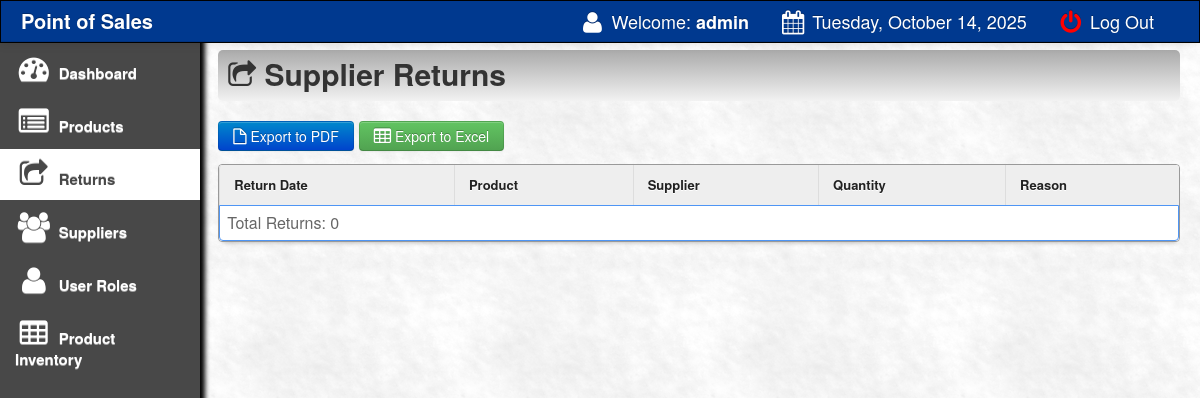
/main/returns.php (signed in), run on an earlier commit of the app's database.
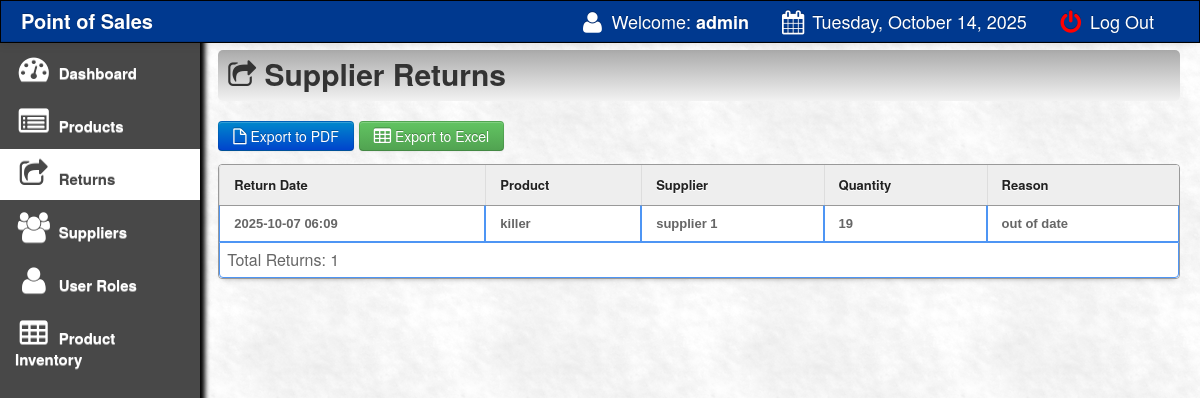
And on a later commit of the database.
### tables this page shows
CREATE TABLE `supplier_returns` (
  `return_id` int(11) NOT NULL,
  `product_id` int(11) NOT NULL,
  `supplier` varchar(100) NOT NULL,
  `quantity` int(10) NOT NULL,
  `reason` text NOT NULL,
  `return_date` timestamp NOT NULL DEFAULT current_timestamp()
);

CREATE TABLE `products` (
  `product_id` int(11) NOT NULL,
  `product_code` varchar(200) NOT NULL,
  `gen_name` varchar(200) NOT NULL,
  `product_name` varchar(200) NOT NULL,
  `cost` varchar(100) NOT NULL,
  `o_price` varchar(100) NOT NULL,
  `price` varchar(100) NOT NULL,
  `profit` varchar(100) NOT NULL,
  `supplier` varchar(100) NOT NULL,
  `onhand_qty` int(10) NOT NULL,
  `qty` int(10) NOT NULL,
  `qty_sold` int(10) NOT NULL,
  `expiry_date` varchar(500) NOT NULL,
  `date_arrival` timestamp NOT NULL DEFAULT current_timestamp()
);

### main/returns.php (the view, shortened to what this page needs)
<?php
include('../connect.php');
?>
<html>
<head>
    <link href="css/bootstrap.css" rel="stylesheet">
    <link rel="stylesheet" type="text/css" href="css/DT_bootstrap.css">
    <link rel="stylesheet" href="css/font-awesome.min.css">
    <link href="css/bootstrap-responsive.css" rel="stylesheet">
    <link href="../style.css" media="screen" rel="stylesheet" type="text/css" />
    <link rel="stylesheet" href="css/tcal.css" />
</head>
<body>
    <?php include('navfixed.php'); ?>
    <div class="container-fluid">
        <div class="row-fluid">
            <div class="span2">
                <div class="well sidebar-nav">
                    <ul class="nav nav-list">
                        <li><a href="index.php"><i class="icon-dashboard icon-2x"></i> Dashboard </a></li>
                        <li><a href="products.php"><i class="icon-list-alt icon-2x"></i> Products</a></li>
                        <li class="active"><a href="returns.php"><i class="icon-share icon-2x"></i> Returns</a></li>
                        <li><a href="supplier.php"><i class="icon-group icon-2x"></i> Suppliers</a></li>
                        <li><a href="user_roles.php"><i class="icon-user icon-2x"></i> User Roles</a></li>
                        <li><a href="sales_inventory.php"><i class="icon-table icon-2x"></i> Product Inventory</a></li>
                    </ul>
                </div>
            </div>
            <div class="span10">
                <div class="contentheader">
                    <i class="icon-share"></i> Supplier Returns
                </div>
                <br>
                <div style="margin-bottom: 10px;" class="row-fluid">
                    <a href="export_returns_pdf.php" class="btn btn-primary"><i class="icon-file icon-large"></i> Export to PDF</a>
                    <a href="export_returns_excel.php" class="btn btn-success"><i class="icon-table icon-large"></i> Export to Excel</a>
                </div>
                <table class="table table-bordered" id="resultTable" data-responsive="table">
                    <thead>
                        <tr>
                            <th>Return Date</th>
                            <th>Product</th>
                            <th>Supplier</th>
                            <th>Quantity</th>
                            <th>Reason</th>
                        </tr>
                    </thead>
                    <tbody>
                        <?php
                        $sql = "SELECT r.*, p.product_name
                               FROM supplier_returns r
                               JOIN products p ON r.product_id = p.product_id
                               ORDER BY r.return_date DESC";
                        $result = $db->prepare($sql);
                        $result->execute();
                        while ($row = $result->fetch()) {
                        ?>
                            <tr class="record">
                                <td><?php echo date('Y-m-d H:i', strtotime($row['return_date'])); ?></td>
                                <td><?php echo $row['product_name']; ?></td>
                                <td><?php echo $row['supplier']; ?></td>
                                <td><?php echo $row['quantity']; ?></td>
                                <td><?php echo $row['reason']; ?></td>
                            </tr>
                        <?php } ?>
                    </tbody>
                    <tfoot>
                        <tr>
                            <td colspan="5">
                                Total Returns: <?php echo $result->rowCount(); ?>
                            </td>
                        </tr>
                    </tfoot>
                </table>
            </div>
        </div>
    </div>
</body>
<?php include('footer.php'); ?>
</html>

What changed in the data, as far as the page shows it:
added supplier_returns: return_date "2025-10-07 06:09", product.product_name "killer", supplier "supplier 1", quantity "19", reason "out of date"
Also different on the page:
$result->rowCount(): "0" → "1"
